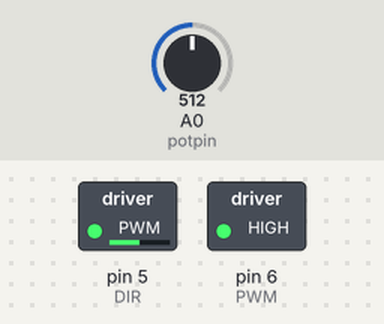
Simulated run of this sketch. Board: Arduino Uno, built with avr-gcc and run on an emulated ATmega328P. Parts: switched loads named in the sketch (green lamp = pin HIGH). The test bench sets the inputs (shaded band); at power-on: A0 (potpin) = 512.

Above: at 1.2 s.
1.3 s: A0 (potpin) set to 716
At 2.1 s:
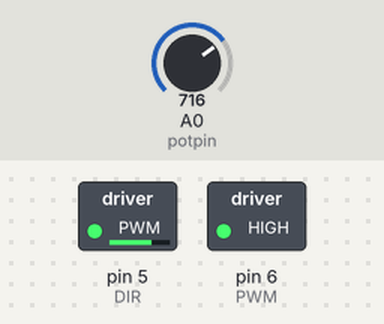
2.8 s: A0 (potpin) set to 900
At 3.3 s:
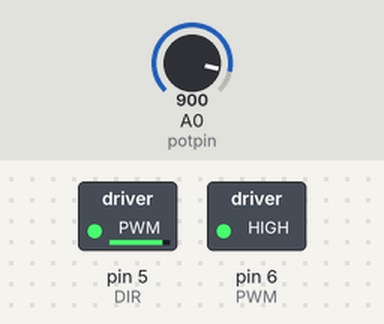
4.3 s: A0 (potpin) set to 122
At 4.6 s:
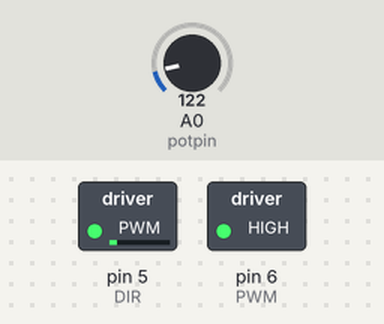
5.8 s: A0 (potpin) set to 0
At 7.0 s:
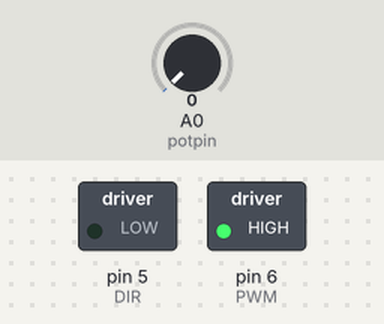
7.3 s: A0 (potpin) set to 511
At 7.7 s:
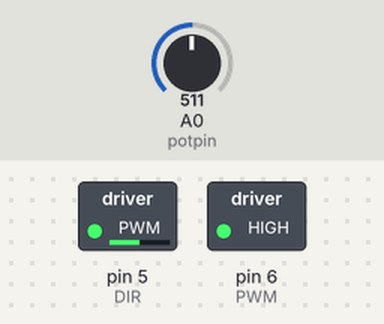
Timing chart, 0 to 9.8 s (numbered marks = the images above; inputs shaded):
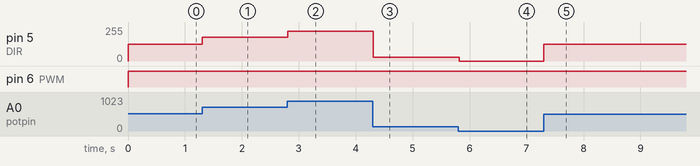

Measured:
- after the input at 1.3 s, pin 5 (DIR): 127/255 → 178/255 at once
- after the input at 2.8 s, pin 5 (DIR): 178/255 → 224/255 at once
- after the input at 4.3 s, pin 5 (DIR): 224/255 → 30/255 at once
- after the input at 5.8 s, pin 5 (DIR): 30/255 → 0/255 at once
- after the input at 7.3 s, pin 5 (DIR): 0/255 → 127/255 at once

The sketch:

MDXXX_LockAntiPhase.ino
```cpp
/*
 Controlling a MD13S/MD10C/MD30C motor driver from Arduino with a potentiometer (variable resistor)
 This example is based on Locked AntiPhase method. Where the PWM signal is ejected to DIR pin of Motor driver.
 With this example, please connect:

 Arduino UNO/Maker UNO        Motor Driver
 GND ------------------------ GND
 D6  ------------------------ PWM
 D5  ------------------------ DIR

 You will also need a potentiometer/variable resistor. Connect it in this way:
 Arduino UNO/Maker UNO          Potentiometer/Variable Resistor
 5V                             One of the side pin (Right)
 A0                             Center pin
 GND                            Another side pin (Left)

 If you are using MD30C, please ensure the jumper at JP4 is place to EXT_PWM

 by Ober Choo

MD13S: https://www.cytron.io/p-md13s
MD10C: https://www.cytron.io/p-md10c
MD30C: https://www.cytron.io/p-md30c

Check out the video:
MD13S: https://youtu.be/IXaNO6wflRk
MD10C: https://youtu.be/kA38GhkUOso
*/

int potpin = 0; // analog pin used to connect the potentiometer
int potval;     // variable to read the value from the analog pin
int tempval = 0;  //variable to keep adc value after mapping
int PWM = 6 ;   // PWM of Motor driver connect to D6
int DIR = 5;    // DIR of Motor driver connect to D5

void setup() {
  pinMode(potpin, INPUT);
  pinMode(PWM, OUTPUT); //PWM output
  digitalWrite(PWM,LOW);  //ensure the PWM is LOW at initial stage
  pinMode(DIR, OUTPUT); //DIR output
  digitalWrite(DIR, LOW); //ensure the DIR is LOW at initial stage
}

void loop() {
  potval = analogRead(potpin);            // reads the value of the potentiometer (value between 0 and 1023)
  digitalWrite(PWM, HIGH);                //Enable the motor driver
  // Locked Antiphase method, uses DIR of Motor driver to control both direction and speed of motor, this example will change the PWM output from Arduino based on potentiometer
  tempval = map(potval, 0, 1023, 0, 255); // scale the analog reading (10-bit) to PWM output(8-bit)
  analogWrite(DIR, tempval);              // Output the PWM signal at DIR pin
  delay(15);                              // delay for a short time
}
```
